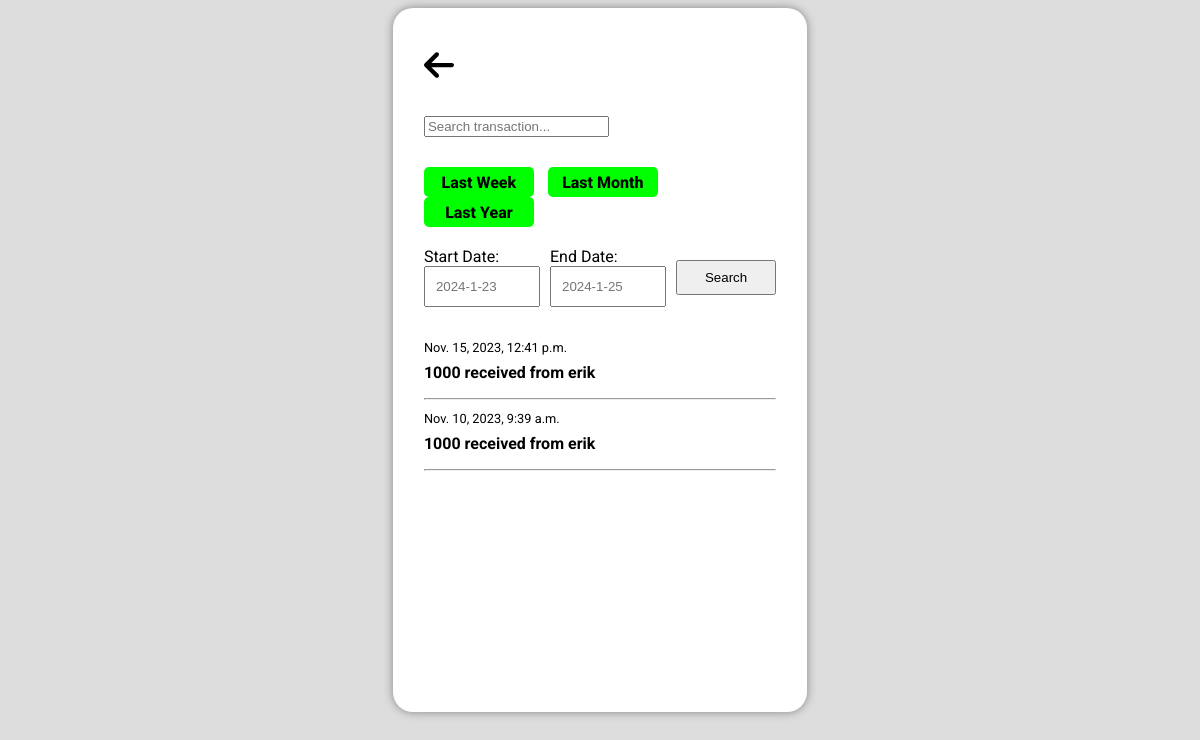
Page /transaction-history (signed in) on the committed database.
### base/models.py (models this page shows, shortened)
class Action(models.Model):
    account = models.ForeignKey(Account, on_delete=models.CASCADE, related_name="senders_account")
    receiver_account = models.ForeignKey(Account, on_delete=models.CASCADE, related_name="receivers_account")
    amount = models.IntegerField()
    transaction_type = models.CharField(max_length=100)
    updated = models.DateTimeField(auto_now=True, editable=True)
    created = models.DateTimeField(auto_now_add=True, editable=True)
    class Meta:
        ordering = ['-created', '-updated']

class Account(models.Model):
    user = models.ForeignKey(User, on_delete=models.CASCADE)
    balance = models.FloatField()
    account_number = models.BigIntegerField(editable=True, unique=True)
    account_name = models.CharField(max_length=200)
    updated = models.DateTimeField(auto_now=True)
    created = models.DateTimeField(auto_now_add=True)
    def __str__(self):
        return self.account_name

### base/views.py (the view, shortened to what this page needs)
# urls.py: path('transaction-history', views.historyPage, name='transaction-history'),
@login_required(login_url='/login')
def historyPage(request):
    account = Account.objects.get(user=request.user)
    q = ''
    if request.GET.get('q') is not None:
        q = request.GET.get('q')
    if 'lastweek' in q:
        current_day =  datetime.datetime.today().day
        current_month = datetime.datetime.today().month
        current_year = datetime.datetime.today().year
        end_filter_date = f'{current_year}-{current_month}-{current_day-7}'
        start_filter_date = f'{current_year}-{current_month}-{current_day-14}'
        print(start_filter_date)
        print(end_filter_date)
        actions = Action.objects.filter(created__range=[start_filter_date, end_filter_date])
    elif request.method == 'POST':
        startdate = request.POST.get('startdate')
        enddate = request.POST.get('enddate')
        actions = Action.objects.filter(created__range=[startdate, enddate])
    else:
        actions = Action.objects.all()
    filtered_actions = []
    for action in actions:
        if action.account == account or action.receiver_account == account:
            if q != '' and q != 'lastweek' and q != 'lastmonth':
                if q in str(action.amount) or q in str(action.receiver_account.account_name):
                    filtered_actions.append(action)
            else:
                filtered_actions.append(action)
    context = {'account': account, 'actions': filtered_actions, 'past_day': datetime.date.today().day-2,'current_day': datetime.date.today().day, 'current_month': datetime.date.today().month, 'current_year': datetime.date.today().year}
    return render(request, 'base/history_page.html', context)

### base/templates/base/history_page.html (shortened to what this page needs)
{% extends 'main.html' %}
{% block content %}
{% load static %}
<link rel="stylesheet" href="{% static 'styles/history_page.css' %}">
<div class="history-div">
    <div class="history-innerdiv">
        <a href="{% url 'home' %}" class="go-back-link">
            <img src="{% static 'images/arrow-left-solid.svg' %}" alt="">
        </a>
        <div class="search-container">
            <form action="{% url 'transaction-history' %}" id="search-form">
                <input type="text" class="search-input" name="q" placeholder="Search transaction...">
            </form>
            <div class="filter-buttons-container">
                <a href="{% url 'transaction-history' %}?q=lastweek">
                    <div>Last Week</div>
                </a>
                <a href="{% url 'transaction-history' %}?q=lastmonth">
                    <div>Last Month</div>
                </a>
                <a href="{% url 'transaction-history' %}?q=lastyear">
                    <div>Last Year</div>
                </a>
            </div>
            <form method="POST" action="" id="date-search-form">
                <div class="start-date-div">
                    <label for="">Start Date:</label>
                    <br>
                    <input type="text" name="startdate" placeholder="{{current_year}}-{{current_month}}-{{past_day}}"
                        class="date-search start-date">
                </div>
                <div class="end-date-div">
                    <label for="">End Date:</label>
                    <br>
                    <input type="text" name="enddate" placeholder="{{current_year}}-{{current_month}}-{{current_day}}"
                        class="date-search end-date">
                </div>
                <input type="submit" value="Search" class="date-search-btn">
            </form>
        </div>
        <div class="transactions-container">
            {% for action in actions %}
            {% if action.receiver_account.user == request.user %}
            <div class="transaction">
                <small class="transaction_created">{{action.created}}</small>
                <h3 class="transaction">{{action.amount}} received from
                    {{action.account}}</h3>
                <hr>
            </div>
            {% endif %}
            {% endfor %}
        </div>
    </div>
</div>
{% endblock content %}

### static/styles/main.css (style rules this page uses)
body { font-family: 'Roboto', sans-serif; background-color: #ddd; }

### static/styles/history_page.css (style rules this page uses)
.history-div { display: flex; justify-content: center; padding-top: 40px; margin-bottom: 50px; }
.history-innerdiv { width: 85%; }
.go-back-link>img { width: 30px; margin-bottom: 30px; }
.transaction_created { font-size: .8em; font-weight: lighter; }
.transaction { font-size: 1em; font-weight: 700; margin-top: 7px; }
.search-container { margin-bottom: 30px; }
#search-form { margin-bottom: 30px; }
.filter-buttons-container>a { display: inline-block; text-decoration: none; color: hsl(0, 0%, 0%); font-weight: 800; margin-right: 10px; }
.filter-buttons-container>a>div { display: flex; justify-content: center; align-items: center; background-color: rgb(0, 255, 0); width: 110px; height: 30px; border-radius: 5px; }
#date-search-form { width: 100%; display: grid; grid-template-columns: auto auto auto; align-items: center; margin-top: 20px; }
#date-search-form input { width: 100px; height: 35px; }
.date-search { padding-left: 10px; }
.end-date-div { justify-self: center; }
.date-search-btn { cursor: pointer; justify-self: right; }

### rows in the picture
Action: created "Nov. 15, 2023, 12:41 p.m.", amount "1000", account "erik"
Action: created "Nov. 10, 2023, 9:39 a.m.", amount "1000", account "erik"
